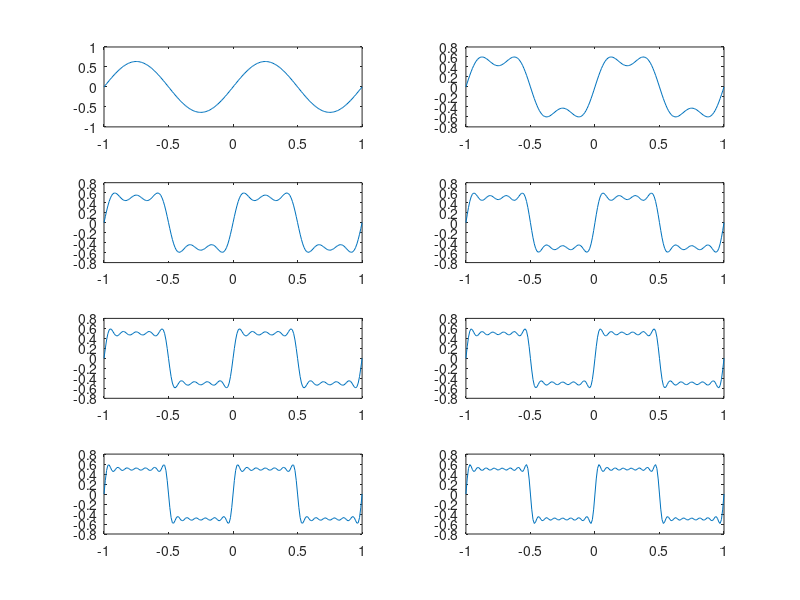

Reproduce this figure in MATLAB.
% количество отсчетов (гармоник):
N=8;
% частота дискретизации:
t=-1:0.01:1;
% значение амплитуды:
A=1;
% период:
T=1;

% амплитуда гармоник
nh=(1:N)*2-1;
% массив коэффициентов для ряда:
Am=2/pi ./ nh;
%Am(2:2:end) = -Am(2:2:end);  % только для cos

% массив гармоник:
harmonics=sin(2 * pi * nh' * t/T);
% массив элементов ряда:
s1=harmonics.*repmat(Am',1,length(t));

% Суммирование ряда:
s2=cumsum(s1);
% Построение графиков:
for k=1:N
subplot(4,2,k)
plot(t, s2(k,:))
end

print("plot-meandros.png");

_ = input("...");
